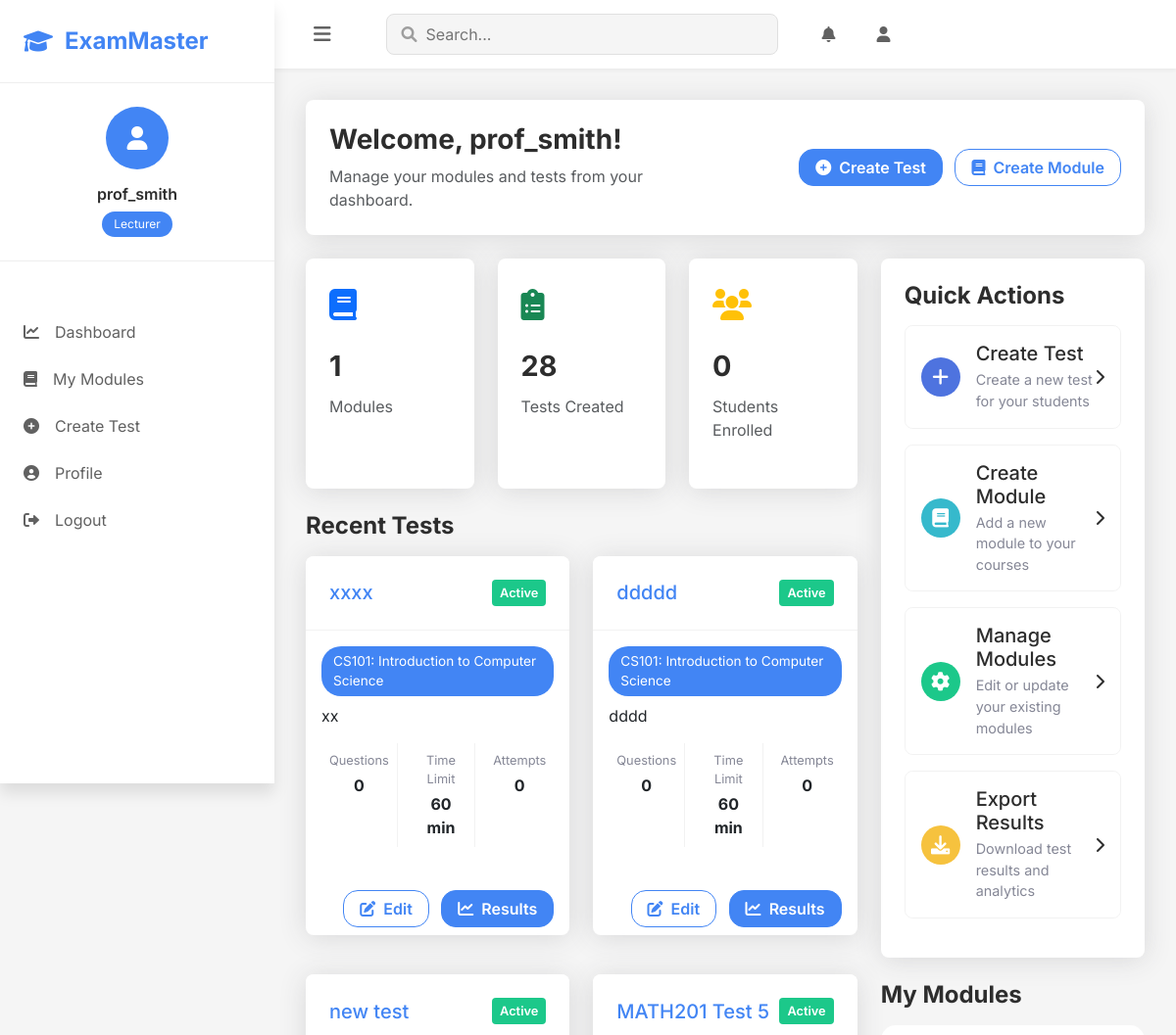
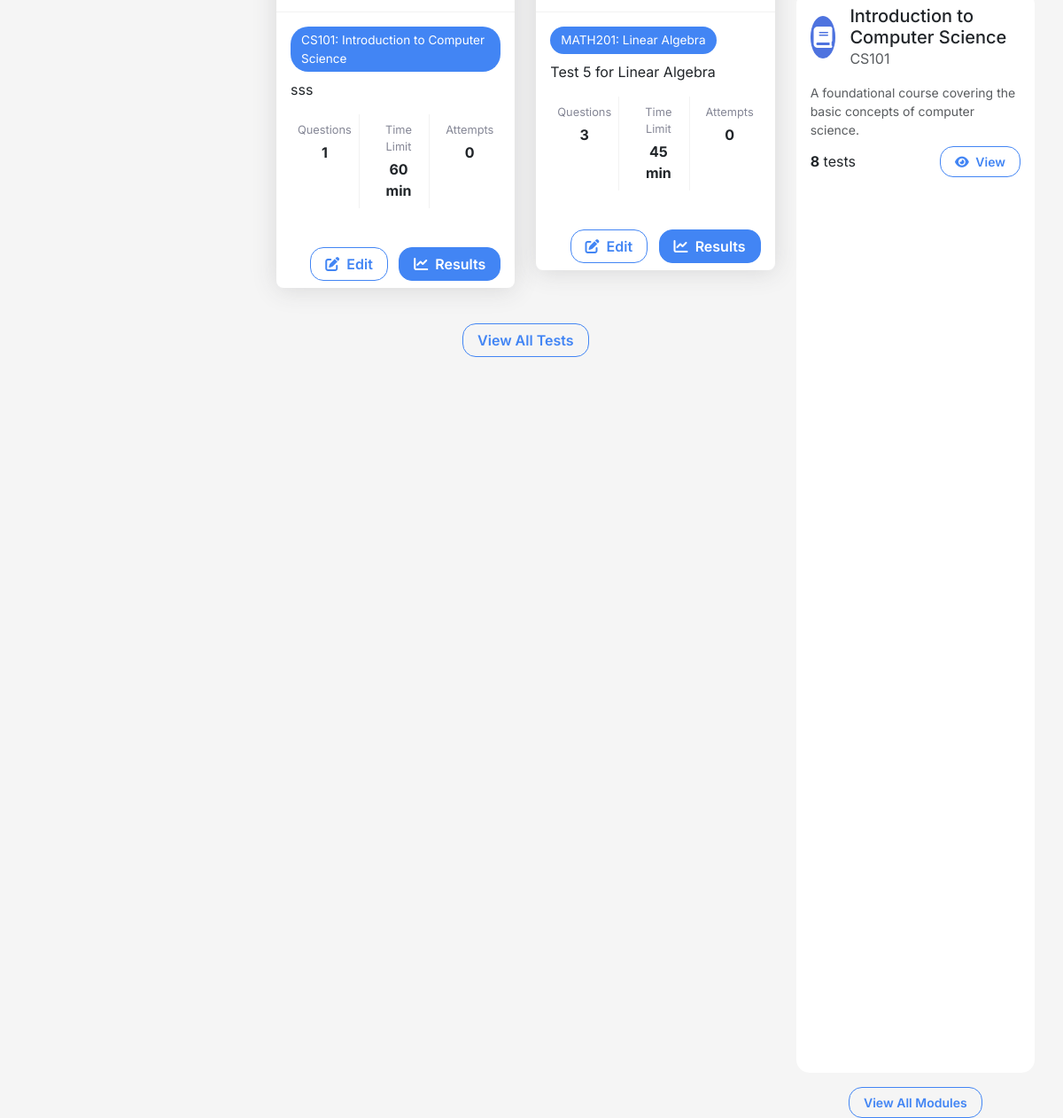
/lecturer/dashboard (signed in), run on the app's committed database (2 pictures, top to bottom).
### models.py (models this page shows, shortened)
class User(UserMixin, db.Model):
    id = db.Column(db.Integer, primary_key=True)
    username = db.Column(db.String(64), unique=True, nullable=False)
    email = db.Column(db.String(120), unique=True, nullable=False)
    password_hash = db.Column(db.String(256), nullable=False)
    role = db.Column(db.String(20), nullable=False)  # 'student', 'lecturer', or 'admin'
    date_registered = db.Column(db.DateTime, default=datetime.utcnow)
    face_encodings = db.Column(db.Text, nullable=True)  # store face encoding data as JSON
    created_tests = db.relationship('Test', backref='author', lazy=True,
                                   foreign_keys='Test.lecturer_id')
    test_attempts = db.relationship('TestAttempt', backref='student', lazy=True)
    taught_modules = db.relationship('Module', backref='lecturer', lazy=True)
    enrolled_modules = db.relationship('Module',
                                      secondary=student_module,
                                      backref=db.backref('enrolled_students', lazy='dynamic'),
                                      lazy='dynamic')
    def is_lecturer(self):
        return self.role == 'lecturer'
    def is_student(self):
        return self.role == 'student'
    def is_admin(self):
        print(f"Checking if user {self.username} is admin. Role: {self.role}")
        result = self.role == 'admin'
        print(f"is_admin result: {result}")
        return result

class Test(db.Model):
    id = db.Column(db.Integer, primary_key=True)
    title = db.Column(db.String(200), nullable=False)
    description = db.Column(db.Text, nullable=True)
    time_limit_minutes = db.Column(db.Integer, nullable=False, default=60)
    due_date = db.Column(db.DateTime, nullable=True)
    max_attempts = db.Column(db.Integer, nullable=False, default=1)
    passing_score = db.Column(db.Integer, nullable=False, default=60)  # Percentage
    created_at = db.Column(db.DateTime, default=datetime.utcnow)
    is_active = db.Column(db.Boolean, default=True)
    lecturer_id = db.Column(db.Integer, db.ForeignKey('user.id'), nullable=True)
    module_id = db.Column(db.Integer, db.ForeignKey('module.id'), nullable=False)
    questions = db.relationship('Question', backref='test', lazy=True, cascade='all, delete-orphan')
    attempts = db.relationship('TestAttempt', backref='test', lazy=True, cascade='all, delete-orphan')

class Module(db.Model):
    id = db.Column(db.Integer, primary_key=True)
    code = db.Column(db.String(10), unique=True, nullable=False)  # e.g., CSC101
    name = db.Column(db.String(100), nullable=False)  # e.g., "Introduction to Computer Science"
    description = db.Column(db.Text, nullable=True)
    created_at = db.Column(db.DateTime, default=datetime.utcnow)
    lecturer_id = db.Column(db.Integer, db.ForeignKey('user.id'), nullable=True)
    tests = db.relationship('Test', backref='module', lazy=True)

### routes.py (the view)
@app.route('/lecturer/dashboard')
@login_required
def lecturer_dashboard():
    if not current_user.is_lecturer():
        flash('Access denied: You need to be a lecturer to view this page.', 'danger')
        return redirect(url_for('index'))
    tests = Test.query.filter_by(lecturer_id=current_user.id).order_by(Test.created_at.desc()).all()
    taught_modules = Module.query.filter_by(lecturer_id=current_user.id).all()
    all_modules = Module.query.order_by(Module.code).all()
    student_count = 0
    for module in taught_modules:
        student_count += module.enrolled_students.count()
    return render_template(
        'lecturer/dashboard.html',
        title='Lecturer Dashboard',
        tests=tests,
        modules=taught_modules,
        all_modules=all_modules,
        student_count=student_count
    )

### templates/lecturer/dashboard.html (shortened to what this page needs)
{% extends "base.html" %}
{% block content %}
<div class="dashboard-header">
    <div class="row align-items-center">
        <div class="col-md-6">
            <h3 class="fw-bold mb-2">Welcome, {{ current_user.username }}!</h3>
            <p class="welcome-message text-muted">Manage your modules and tests from your dashboard.</p>
        </div>
        <div class="col-md-6 text-md-end">
            <a href="{{ url_for('create_test') }}" class="btn btn-primary me-2">
                <i class="fas fa-plus-circle me-1"></i> Create Test
            </a>
            <a href="{{ url_for('create_module') }}" class="btn btn-outline-primary">
                <i class="fas fa-book me-1"></i> Create Module
            </a>
        </div>
    </div>
</div>
<div class="row">
    <div class="col-md-8">
        <div class="row mb-4">
            <div class="col-md-4">
                <div class="stats-card">
                    <div class="stats-icon text-primary">
                        <i class="fas fa-book"></i>
                    </div>
                    <div class="stats-number">{{ modules|length }}</div>
                    <div class="text-muted">Modules</div>
                </div>
            </div>
            <div class="col-md-4">
                <div class="stats-card">
                    <div class="stats-icon text-success">
                        <i class="fas fa-clipboard-list"></i>
                    </div>
                    <div class="stats-number">{{ tests|length }}</div>
                    <div class="text-muted">Tests Created</div>
                </div>
            </div>
            <div class="col-md-4">
                <div class="stats-card">
                    <div class="stats-icon text-warning">
                        <i class="fas fa-users"></i>
                    </div>
                    <div class="stats-number">{{ student_count }}</div>
                    <div class="text-muted">Students Enrolled</div>
                </div>
            </div>
        </div>
        <h4 class="fw-bold mb-3">Recent Tests</h4>
        {% if tests %}
            <div class="row">
                {% for test in tests[:4] %}
                    <div class="col-md-6 mb-4">
                        <div class="card test-card">
                            <div class="card-header test-card-header">
                                <h5 class="mb-0">{{ test.title }}</h5>
                                <span class="status-badge {% if test.is_active %}status-active{% else %}status-inactive{% endif %}">
                                    {% if test.is_active %}Active{% else %}Inactive{% endif %}
                                </span>
                            </div>
                            <div class="card-body">
                                <span class="module-badge mb-2">{{ test.module.code }}: {{ test.module.name }}</span>
                                <p class="mb-0">{{ test.description or 'No description provided.' }}</p>
                                <div class="test-details">
                                    <div class="test-detail">
                                        <div class="test-detail-label">Questions</div>
                                        <div class="test-detail-value">{{ test.questions|length }}</div>
                                    </div>
                                    <div class="test-detail">
                                        <div class="test-detail-label">Time Limit</div>
                                        <div class="test-detail-value">{{ test.time_limit_minutes }} min</div>
                                    </div>
                                    <div class="test-detail">
                                        <div class="test-detail-label">Attempts</div>
                                        <div class="test-detail-value">{{ test.attempts|length }}</div>
                                    </div>
                                </div>
                            </div>
                            <div class="card-footer bg-transparent border-top-0 text-end">
                                <a href="{{ url_for('manage_questions', test_id=test.id) }}" class="btn btn-outline-primary me-2">
                                    <i class="fas fa-edit me-1"></i> Edit
                                </a>
                                <a href="{{ url_for('view_results', test_id=test.id) }}" class="btn btn-primary">
                                    <i class="fas fa-chart-line me-1"></i> Results
                                </a>
                            </div>
                        </div>
                    </div>
                {% endfor %}
            </div>
            {% if tests|length > 4 %}
                <div class="text-center mb-4">
                    <a href="{{ url_for('manage_modules') }}" class="btn btn-outline-primary">
                        View All Tests
                    </a>
                </div>
            {% endif %}
        {% endif %}
    </div>
    <div class="col-md-4">
        <div class="actions-card">
            <h4 class="fw-bold mb-3">Quick Actions</h4>
            <a href="{{ url_for('create_test') }}" class="action-button">
                <div class="action-icon">
                    <i class="fas fa-plus"></i>
                </div>
                <div class="action-text">
                    <h5>Create Test</h5>
                    <p>Create a new test for your students</p>
                </div>
                <i class="fas fa-chevron-right"></i>
            </a>
            <a href="{{ url_for('create_module') }}" class="action-button">
                <div class="action-icon" style="background-color: #36b9cc;">
                    <i class="fas fa-book"></i>
                </div>
                <div class="action-text">
                    <h5>Create Module</h5>
                    <p>Add a new module to your courses</p>
                </div>
                <i class="fas fa-chevron-right"></i>
            </a>
            <a href="{{ url_for('manage_modules') }}" class="action-button">
                <div class="action-icon" style="background-color: #1cc88a;">
                    <i class="fas fa-cog"></i>
                </div>
                <div class="action-text">
                    <h5>Manage Modules</h5>
                    <p>Edit or update your existing modules</p>
                </div>
                <i class="fas fa-chevron-right"></i>
            </a>
            <a href="#" class="action-button">
                <div class="action-icon" style="background-color: #f6c23e;">
                    <i class="fas fa-download"></i>
                </div>
                <div class="action-text">
                    <h5>Export Results</h5>
                    <p>Download test results and analytics</p>
                </div>
                <i class="fas fa-chevron-right"></i>
            </a>
        </div>
        <h4 class="fw-bold mb-3">My Modules</h4>
        {% if modules %}
            {% for module in modules %}
                <div class="card module-card mb-3">
                    <div class="card-body">
                        <div class="module-header">
                            <div class="module-icon">
                                <i class="fas fa-book"></i>
                            </div>
                            <div>
                                <h5 class="card-title mb-0">{{ module.name }}</h5>
                                <span class="text-muted">{{ module.code }}</span>
                            </div>
                        </div>
                        <p class="mb-2 small text-muted">{{ module.description|truncate(100) or 'No description provided.' }}</p>
                        <div class="d-flex justify-content-between align-items-center">
                            <span><strong>{{ module.tests|length }}</strong> tests</span>
                            <a href="{{ url_for('module_details', module_id=module.id) }}" class="btn btn-sm btn-outline-primary">
                                <i class="fas fa-eye me-1"></i> View
                            </a>
                        </div>
                    </div>
                </div>
            {% endfor %}
            <div class="text-center mt-3">
                <a href="{{ url_for('manage_modules') }}" class="btn btn-outline-primary btn-sm">
                    View All Modules
                </a>
            </div>
        {% endif %}
    </div>
</div>
{% endblock %}

### templates/base.html (shortened to what this page needs)
<!DOCTYPE html>
<html lang="en">
<head>
    <link href="https://cdn.jsdelivr.net/npm/bootstrap@5.3.0-alpha1/dist/css/bootstrap.min.css" rel="stylesheet">
    <link rel="stylesheet" href="https://cdnjs.cloudflare.com/ajax/libs/font-awesome/6.0.0/css/all.min.css">
    <link rel="stylesheet" href="https://cdn.jsdelivr.net/npm/bootstrap-icons@1.11.3/font/bootstrap-icons.min.css">
    <link rel="stylesheet" href="{{ url_for('static', filename='css/style.css', v='1.0.1') }}">
    <script src="https://cdn.jsdelivr.net/npm/chart.js"></script> </head>
<body class="modern-theme">
    <nav class="sidebar" id="sidebar">
        <div class="sidebar-header">
            <a class="brand" href="{{ url_for('index') }}">
                <i class="fas fa-graduation-cap"></i>
                <span>ExamMaster</span>
            </a>
        </div>
        {% if current_user.is_authenticated %}
        <div class="user-profile">
            <div class="avatar">
                <i class="fas fa-user"></i>
            </div>
            <div class="user-info">
                <h6>{{ current_user.username }}</h6>
                <span class="role-badge">{{ current_user.role.capitalize() }}</span>
            </div>
        </div>
        <ul class="nav-links">
            {% if current_user.is_admin() %}
                <li><a href="{{ url_for('admin_dashboard') }}"><i class="fas fa-chart-line"></i>Dashboard</a></li>
                <li><a href="{{ url_for('admin_manage_users') }}"><i class="fas fa-users"></i>Users</a></li>
                <li><a href="{{ url_for('admin_manage_modules') }}"><i class="fas fa-book"></i>Modules</a></li>
            {% elif current_user.is_lecturer() %}
                <li><a href="{{ url_for('lecturer_dashboard') }}"><i class="fas fa-chart-line"></i>Dashboard</a></li>
                <li><a href="{{ url_for('manage_modules') }}"><i class="fas fa-book"></i>My Modules</a></li>
                <li><a href="{{ url_for('create_test') }}"><i class="fas fa-plus-circle"></i>Create Test</a></li>
            {% endif %}
            <li><a href="{{ url_for('profile') }}"><i class="fas fa-user-circle"></i>Profile</a></li>
            <li><a href="{{ url_for('logout') }}"><i class="fas fa-sign-out-alt"></i>Logout</a></li>
        </ul>
        {% endif %}
    </nav>
    <div class="main-content">
        <header class="top-bar">
            <button id="sidebar-toggle" class="menu-toggle">
                <i class="fas fa-bars"></i>
            </button>
            <div class="search-bar">
                <i class="fas fa-search"></i>
                <input type="text" placeholder="Search...">
            </div>
            {% if current_user.is_authenticated %}
            <div class="top-bar-actions">
                <a href="#" class="action-btn"><i class="fas fa-bell"></i></a>
                <a href="{{ url_for('profile') }}" class="action-btn"><i class="fas fa-user"></i></a>
            </div>
            {% endif %}
        </header>
        <main class="content-wrapper">
            {% block content %}{% endblock %}
        </main>
    </div>
</body>
</html>

### data on the page
User: username "prof_smith", role "Lecturer"
Test: title "xxxx", is_active "Active", module.code "CS101", module.name "Introduction to Computer Science", description "xx", questions|length "0", time_limit_minutes "60", attempts|length "0"
Test: title "ddddd", is_active "Active", module.code "CS101", module.name "Introduction to Computer Science", description "dddd", questions|length "0", time_limit_minutes "60", attempts|length "0"
Test: title "new test", is_active "Active", module.code "CS101", module.name "Introduction to Computer Science", description "sss", questions|length "1", time_limit_minutes "60", attempts|length "0"
Test: title "MATH201 Test 5", is_active "Active", module.code "MATH201", module.name "Linear Algebra", description "Test 5 for Linear Algebra", questions|length "3", time_limit_minutes "45", attempts|length "0"
Module: name "Introduction to Computer Science", code "CS101", description "A foundational course covering the basic concepts of computer science.", tests|length "8"

### other printed values
{{ modules|length }} "1"
{{ tests|length }} "28"
{{ student_count }} "0"
